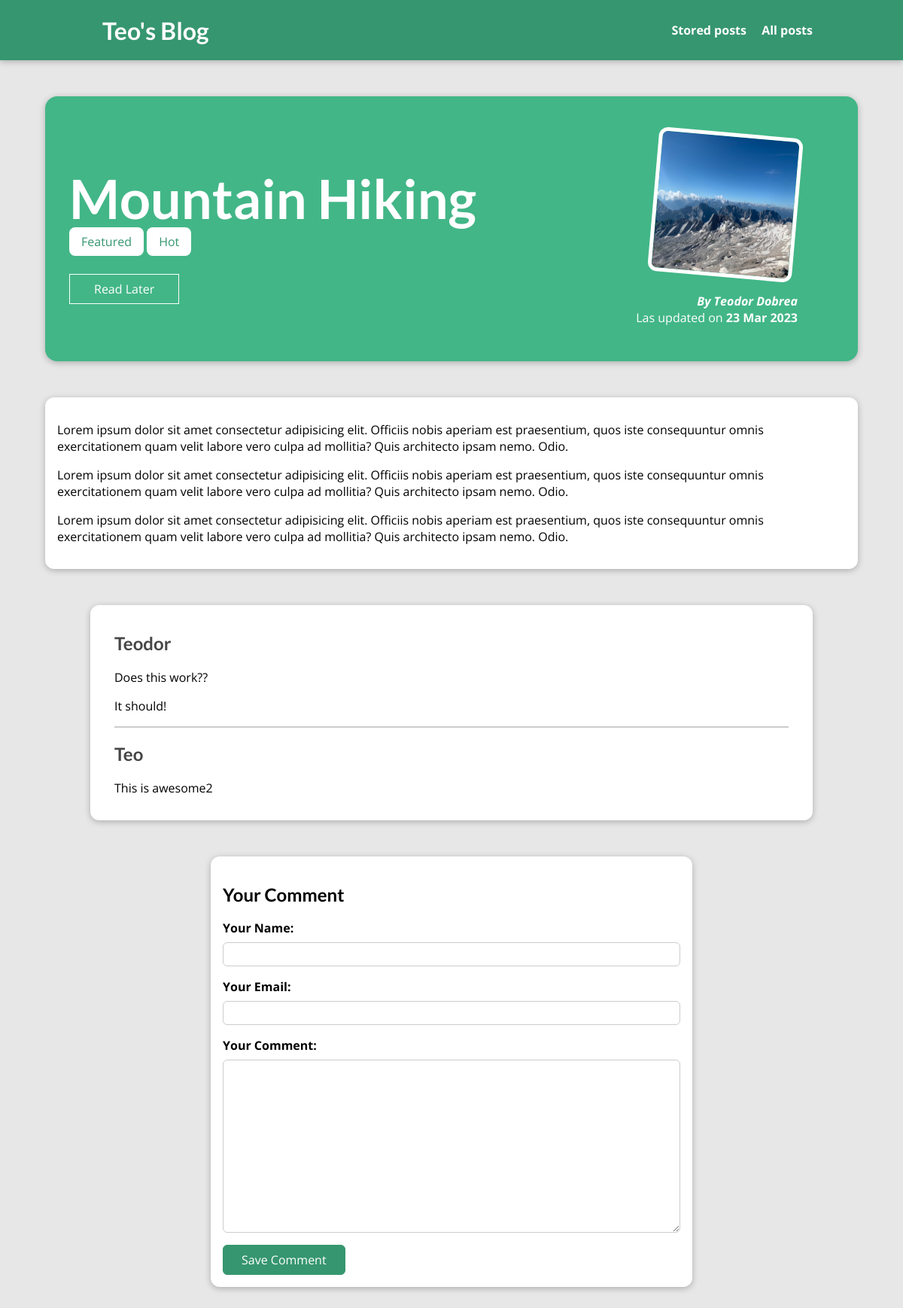
The page /posts/hike-in-the-mountains on the database its author committed.
### blog/models.py (models this page shows, shortened)
class Post(models.Model):
    title = models.CharField(max_length=150)
    excerpt = models.CharField(max_length=200)
    image = models.ImageField(upload_to="posts", null=True)
    date = models.DateField(auto_now=True)
    slug = models.SlugField(unique=True, db_index=True)
    content = models.TextField(validators=[MinLengthValidator(10)])
    author = models.ForeignKey(
        Author, on_delete=models.SET_NULL, null=True, related_name="posts")
    tags = models.ManyToManyField(Tag)

class Tag(models.Model):
    caption = models.CharField(max_length=200)

class Author(models.Model):
    first_name = models.CharField(max_length=100)
    last_name = models.CharField(max_length=100)
    email_address = models.EmailField()
    def full_name(self):
        return f"{self.first_name} {self.last_name}"
    def __str__(self):
        return self.full_name()

class Comment(models.Model):
    user_name = models.CharField(max_length=120)
    user_email = models.EmailField()
    text = models.TextField(max_length=400)
    post = models.ForeignKey(
        Post, on_delete=models.CASCADE, related_name="comments")

### blog/views.py (the view, shortened to what this page needs)
# urls.py: path("posts/<slug:slug>", views.SinglePostlView.as_view(), name = "post-detail-page"),
class SinglePostlView(View):
    def is_stored_post(self, request, post_id):
        stored_posts = request.session.get("stored_posts")
        if stored_posts is not None:
            is_saved_for_later = post_id in stored_posts
        else:
            is_saved_for_later = False
        return is_saved_for_later
    def get(self,request,slug):
        post = Post.objects.get(slug=slug)
        context = {
            "post": post,
            "post_tags": post.tags.all(),
            "comment_form": CommentForm(),
            "comments": post.comments.all().order_by("-id"),
            "saved_for_later": self.is_stored_post(request,post.id)
        }
        return render(request,"blog/post-detail.html",context)

### blog/forms.py
class CommentForm(forms.ModelForm):
    class Meta:
        model = Comment
        exclude = ["post"]
        labels = {
            "user_name": "Your Name",
            "user_email": "Your Email",
            "text": "Your Comment"
        }

### blog/templates/blog/post-detail.html (shortened to what this page needs)
{% extends 'base.html' %}
{% load static %}
{% block css_files %}
    <link rel="stylesheet" href="{% static 'blog/post-detail.css' %}">
{% endblock  %}
{% block content %}
    <section id="summary">
        <h2>{{ post.title }}</h2>
        <div>
            {% for tag in post_tags %}
                <span class="tag"> {{ tag.caption }}</span>
            {% endfor %}
        </div>
        <div id="read-later">
            <form action="{% url 'read-later' %}" method="POST">
                <button>
                    {% if saved_for_later %}
                        Remove from "Read Later" List
                    {% else %}
                        Read Later
                    {% endif %}
                    </button>
            </form>
        </div>
        <article>
            <img src="{{ post.image.url}}" alt="{{ post.title }}">
            <address>By <a href="mailto:{{ post.author.email_address }}">{{ post.author }}</a>
                </address>
            <div>
                Las updated on <time>{{ post.date|date:"d M Y" }}</time>
            </div>
        </article>
    </section>
    <main>
        {{ post.content|linebreaks }}
    </main>
    <section id="comments">
        <ul>
            {% for comment in comments %}
                <li>
                    <h2> {{comment.user_name}} </h2>
                    <p> {{comment.text| linebreaks}}</p>
                </li>
            {% endfor %}
        </ul>
    </section>
    <section id="comment-form">
        <h2>Your Comment</h2>
        <form action="{% url 'post-detail-page' post.slug %}" method = "POST">
             {% for form_field in comment_form %}
                <div class="form-control {% if form_field.errors %}invalid{% endif %}">
                    {{ form_field.label_tag }}
                    {{ form_field }}
                </div>
             {% endfor %}
            <button>Save Comment</button>
        </form>
    </section>
{% endblock %}

### templates/base.html (shortened to what this page needs)
{% load static %}
<!DOCTYPE html>
<html lang="en">
<head>
    <link rel="stylesheet" href="{% static 'app.css' %}">
    {% block css_files %}{% endblock  %}
</head>
<body>
    <header id="main-navigation">
        <h1><a href="{% url 'starting-page' %}">Teo's Blog</a></h1>
        <nav>
            <a href="{% url 'read-later' %}">Stored posts</a>
            <a href="{% url 'posts-page' %}">All posts</a>
        </nav>
    </header>
    {% block content %}{% endblock  %}
</body>
</html>

### static/app.css (style rules this page uses)
* { box-sizing: border-box; }
html { font-family: 'Open Sans', 'Lato', sans-serif; }
body { margin: 0; }
h1, h2, h3 { font-family: 'Lato', sans-serif; font-weight: bold; }
#main-navigation { width: 100%; height: 5rem; display: flex; justify-content: space-between; align-items: center; padding: 0 10%; position: absolute; top: 0; left: 0; }
#main-navigation a { text-decoration: none; color: white; font-weight: bold; margin-left: 1rem; }

### blog/static/blog/post-detail.css (style rules this page uses)
body { background-color: #e7e7e7; }
#main-navigation { background-color: #369670; box-shadow: 0 2px 8px rgba(0, 0, 0, 0.25); }
#summary { margin: 8rem auto 3rem auto; padding: 2rem; width: 90%; max-width: 90rem; border-radius: 16px; background-color: #42B687; position: relative; box-shadow: 0 2px 8px rgba(0, 0, 0, 0.25); height: 22rem; }
#summary h2 { color: white; font-size: 4.5rem; margin-bottom: 0.25rem; }
#summary article { position: absolute; top: 2rem; right: 3rem; padding: 1rem 2rem; border-radius: 12px; text-align: right; color: white; }
#summary article img { width: 12rem; height: 12rem; border-radius: 12px; transform: rotateZ(5deg); border: 5px solid white; margin-bottom: 1rem; }
#summary address { font-weight: bold; }
#summary a { color:white; text-decoration: none; }
#summary time { font-weight: bold; }
#read-later { margin: 2rem 0; }
#read-later button { background-color: transparent; border: 1px solid white; padding: 0.5rem 2rem; font: inherit; color: white; cursor: pointer; }
main { width: 90%; max-width: 90rem; margin: 3rem auto; background-color: white; padding: 1rem; border-radius: 12px; box-shadow: 0 2px 8px rgba(0, 0, 0, 0.25); }
.tag { background-color: white; color: #369670; padding: 0.5rem 1rem; border-radius: 8px; }
#comment-form { margin: 3rem auto; width: 90%; max-width: 40rem; border-radius: 12px; background-color: white; box-shadow: 0 2px 8px rgba(0, 0, 0, 0.25); padding: 1rem; }
#comment-form button { font: inherit; background-color: #369670; color: white; border: 1px solid #369670; padding: 0.5rem 1.5rem; border-radius: 6px; cursor: pointer; }
.form-control { margin-bottom: 1rem; }
.form-control label { font-weight: bold; margin-bottom: 0.5rem; display: block; }
.form-control input, .form-control textarea { display: block; width: 100%; font: inherit; padding: 0.25rem; border-radius: 6px; border: 1px solid #ccc; }
#comments { margin: 3rem auto; width: 90%; max-width: 60rem; border-radius: 12px; background-color: white; box-shadow: 0 2px 8px rgba(0, 0, 0, 0.25); padding: 1rem 2rem; }
#comments ul { list-style: none; margin: 0; padding: 0; }
#comments li { margin-bottom: 1rem; border-bottom: 2px solid #ccc; }
#comments li:last-of-type { border-bottom: none; }
#comments h2 { color: #464646; }

### rows shown on the page
Post: title "Mountain Hiking", image (picture), author "Teodor Dobrea", date "23 Mar 2023", content "Lorem ipsum dolor sit amet consectetur adipisicing elit. Officiis nobis aperiam est praesentium, quos iste consequuntur omnis exercitationem quam velit labore vero culpa ad mollitia? Quis architecto ipsam nemo. Odio. Lorem ipsum dolor sit amet consectetur adipisicing elit. Officiis nobis aperiam est praesentium, quos iste consequuntur omnis exercitationem quam velit labore vero culpa ad mollitia? Quis architecto ipsam nemo. Odio. Lorem ipsum dolor sit amet consectetur adipisicing elit. Officiis nobis aperiam est praesentium, quos iste consequuntur omnis exercitationem quam velit labore vero culpa ad mollitia? Quis architecto ipsam nemo. Odio."
Tag: caption "Featured"
Tag: caption "Hot"
Comment: user_name "Teodor", text "Does this work?? It should!"
Comment: user_name "Teo", text "This is awesome2"
